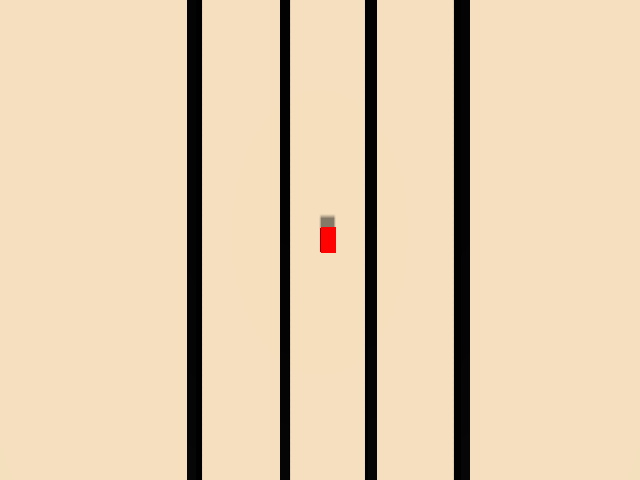
#> input picture reference-scripts/camera_view.png, 640 x 480 px
$ python distort.py
#> lines starting #> are read from the running program, lines starting #| are printed output that depends on the picture
import cv2
import numpy as np

def get_distorted_image(
    undistorted: np.ndarray,
    W: int,
    H: int,
    mtx: np.ndarray,
    dist: np.ndarray
) -> np.ndarray:
    """
    Simulates camera distortion by applying an inverse map to an undistorted image.
    This process finds where each pixel in the target distorted image should sample
    its color from the source undistorted image.

    :param undistorted: The source undistorted image (np.ndarray).
    :param W: Width of the image.
    :param H: Height of the image.
    :param mtx: Intrinsic camera matrix (K).
    :param dist: Distortion coefficients.
    :return: The resulting distorted image (np.ndarray).
    """
    image_size = (W, H)

    # 1. Calculate Optimal New Camera Matrix (P) for rectification (alpha=1.0)
    # This P matrix defines the coordinate system of the undistorted image.
    new_mtx_for_fov, _ = cv2.getOptimalNewCameraMatrix(mtx, dist, image_size, 1.0, image_size)

    # Manually set principal point (cx, cy) to the center of the image,
    # ensuring the inverse mapping is centered.
    new_mtx_for_fov[0, 2] = W / 2
    new_mtx_for_fov[1, 2] = H / 2

    # 2. Generate coordinates for every pixel in the *target distorted* image (xd, yd)
    xs = np.arange(W)
    ys = np.arange(H)
    xx, yy = np.meshgrid(xs, ys)  # shape (H, W)

    # 3. Reshape coordinates into a format acceptable by cv2.undistortPoints: (N, 1, 2)
    points = np.stack([xx.ravel(), yy.ravel()], axis=-1).astype(np.float32)
    points = points.reshape(-1, 1, 2)

    # 4. Apply undistortPoints to find source coordinates (mapx, mapy)
    # The output are the coordinates in the P camera space (undistorted_pts)
    # that correspond to the distorted pixel coordinates.
    undistorted_pts = cv2.undistortPoints(points, cameraMatrix=mtx, distCoeffs=dist, R=None, P=new_mtx_for_fov)

    # 5. Reshape the map back to HxW format
    map_xy = undistorted_pts.reshape(H, W, 2)
    mapx = map_xy[:, :, 0].astype(np.float32)
    mapy = map_xy[:, :, 1].astype(np.float32)

    # 6. Remap: Apply the inverse mapping
    # The `remap` function samples the `undistorted` image at (mapx, mapy) coordinates
    # and places the result at the target pixel, effectively applying distortion.
    distorted = cv2.remap(undistorted, mapx, mapy, interpolation=cv2.INTER_LINEAR, borderMode=cv2.BORDER_REPLICATE)

    return distorted


def simulate_distortion():
    # --- Camera Parameters ---
    W, H = 640, 480

    # Intrinsic Camera Matrix (mtx) - dtype=float64
    mtx = np.array([
        [570.21740069, 0., 327.45975405],
        [0., 570.1797441, 260.83642155],
        [0., 0., 1.]
    ], dtype=np.float64)

    # Distortion Coefficients (dist) - dtype=float64
    dist = np.array([
        -0.735413911,
        0.949258417,
        0.000189059234,
        -0.00200351391,
        -0.864150312
    ], dtype=np.float64)

    # Load the undistorted image (assumed to be from a pinhole model)
    input_filename = "camera_view.png"
    output_filename = "camera_view_distorted.png"

    undistorted = cv2.imread(input_filename)
#> undistorted is the input picture: shape (480, 640, 3); mean B, G, R 174, 204.3, 224.8
    if undistorted is None:
        raise RuntimeError(f"Could not load {input_filename}. Please ensure the file exists.")

    # Call the core function
    distorted = get_distorted_image(undistorted, W, H, mtx, dist)
#> in get_distorted_image, `distorted = cv2.remap(undistorted, mapx, mapy, interpolation=cv2.INTER..`:
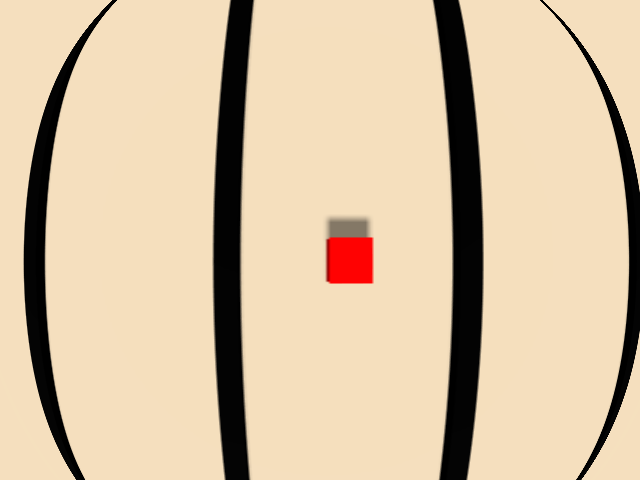
#> distorted: shape (480, 640, 3); mean B, G, R 163.8, 192.7, 213.4

    cv2.imwrite(output_filename, distorted)
    print(f"Generated: {output_filename}")

if __name__ == "__main__":
    simulate_distortion()
